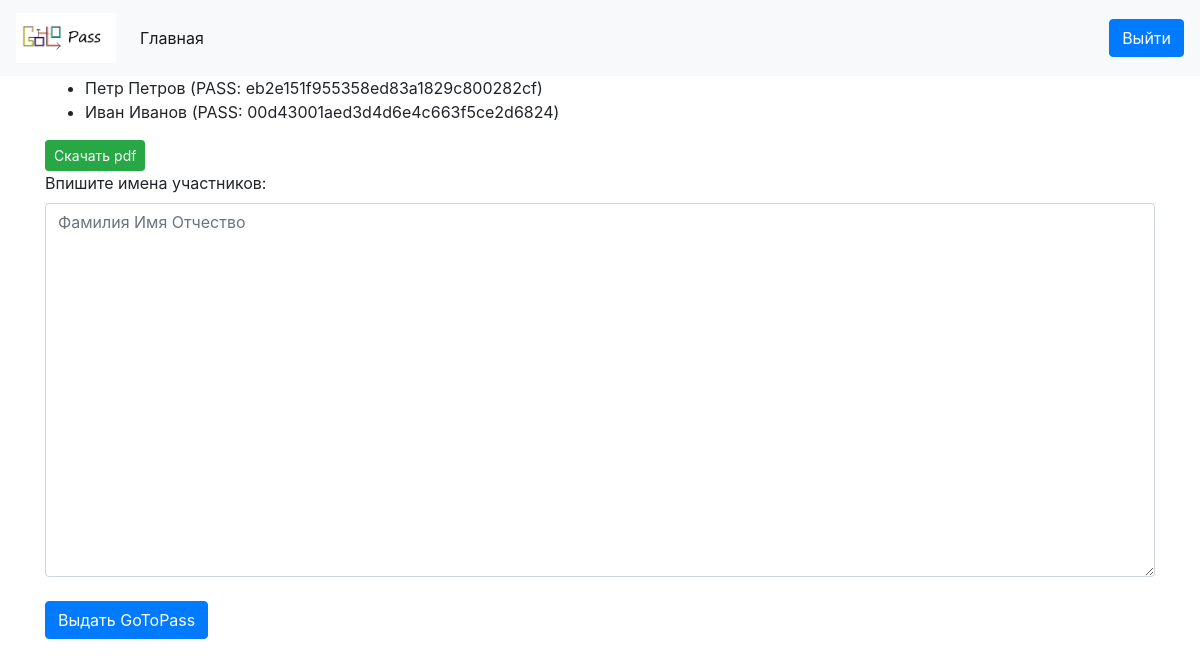
The app's page / (signed in) with its own data.
### Pass/models.py (models this page shows)
class Person(models.Model):
    name = models.TextField()
    surname = models.TextField()
    patronymic = models.TextField()
    tg_id = models.TextField()
    vk_id = models.TextField()
    cours = models.TextField()
    pass_gen = models.TextField()
    home_number = models.TextField()

### Pass/views.py (the view, shortened to what this page needs)
# urls.py: path('', admink)
def admink(request):
    if request.user.is_authenticated:
        if request.method == 'GET':
            students = Person.objects.all()
            return render(request, 'admin.html', {'students': students})
    else:
        return redirect('/login')

### Pass/templates/admin.html (shortened to what this page needs)
{% extends 'base.html' %}
{% block content %}
<div>
<ul>
{% for student in students %}
    <li>{{ student.name }} {{ student.surname }} (PASS: {{ student.pass_gen }})</li>
{% endfor %}
</ul>
</div>
<a href="/pdf" class="btn btn-success btn-sm">Скачать pdf</a>
<div class="form-group">
<form method="post">
<label for textarea>Впишите имена участников:</label>
<textarea placeholder="Фамилия Имя Отчество" class="form-control" name="FirstLastname" rows="15" id="textarea"></textarea><br>
<input type="submit" name="submit" class="btn btn-primary" value="Выдать GoToPass" />
</form>
</div>
{% endblock %}

### records on screen
Person: name "Петр", surname "Петров", pass_gen "eb2e151f955358ed83a1829c800282cf"
Person: name "Иван", surname "Иванов", pass_gen "00d43001aed3d4d6e4c663f5ce2d6824"
